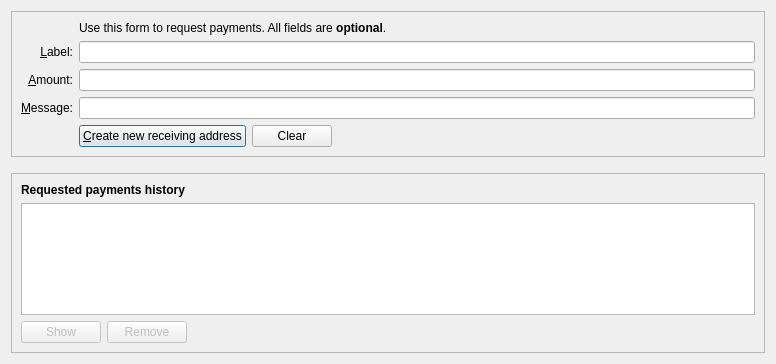
<?xml version="1.0" encoding="UTF-8"?>
<ui version="4.0">
 <class>ReceiveCoinsDialog</class>
 <widget class="QDialog" name="ReceiveCoinsDialog">
  <property name="geometry">
   <rect>
    <x>0</x>
    <y>0</y>
    <width>776</width>
    <height>364</height>
   </rect>
  </property>
  <layout class="QVBoxLayout" name="verticalLayout" stretch="0,0,1">
   <item>
    <widget class="QFrame" name="frame2">
     <property name="sizePolicy">
      <sizepolicy hsizetype="Preferred" vsizetype="Expanding">
       <horstretch>0</horstretch>
       <verstretch>0</verstretch>
      </sizepolicy>
     </property>
     <property name="frameShape">
      <enum>QFrame::StyledPanel</enum>
     </property>
     <property name="frameShadow">
      <enum>QFrame::Sunken</enum>
     </property>
     <layout class="QVBoxLayout" name="verticalLayout_3">
      <item>
       <layout class="QGridLayout" name="gridLayout">
        <item row="6" column="0">
         <widget class="QLabel" name="label_3">
          <property name="toolTip">
           <string>An optional message to attach to the payment request, which will be displayed when the request is opened. Note: The message will not be sent with the payment over the Mercatura network.</string>
          </property>
          <property name="text">
           <string>&amp;Message:</string>
          </property>
          <property name="alignment">
           <set>Qt::AlignRight|Qt::AlignTrailing|Qt::AlignVCenter</set>
          </property>
          <property name="buddy">
           <cstring>reqMessage</cstring>
          </property>
         </widget>
        </item>
        <item row="4" column="2">
         <widget class="QLineEdit" name="reqLabel">
          <property name="toolTip">
           <string>An optional label to associate with the new receiving address (used by you to identify an invoice).  It is also attached to the payment request.</string>
          </property>
         </widget>
        </item>
        <item row="6" column="2">
         <widget class="QLineEdit" name="reqMessage">
          <property name="toolTip">
           <string>An optional message that is attached to the payment request and may be displayed to the sender.</string>
          </property>
         </widget>
        </item>
        <item row="2" column="2">
         <widget class="QLabel" name="label_5">
          <property name="text">
           <string>Use this form to request payments. All fields are &lt;b&gt;optional&lt;/b&gt;.</string>
          </property>
         </widget>
        </item>
        <item row="4" column="0">
         <widget class="QLabel" name="label_2">
          <property name="toolTip">
           <string>An optional label to associate with the new receiving address.</string>
          </property>
          <property name="text">
           <string>&amp;Label:</string>
          </property>
          <property name="alignment">
           <set>Qt::AlignRight|Qt::AlignTrailing|Qt::AlignVCenter</set>
          </property>
          <property name="buddy">
           <cstring>reqLabel</cstring>
          </property>
         </widget>
        </item>
        <item row="5" column="0">
         <widget class="QLabel" name="label">
          <property name="toolTip">
           <string>An optional amount to request. Leave this empty or zero to not request a specific amount.</string>
          </property>
          <property name="text">
           <string>&amp;Amount:</string>
          </property>
          <property name="alignment">
           <set>Qt::AlignRight|Qt::AlignTrailing|Qt::AlignVCenter</set>
          </property>
          <property name="buddy">
           <cstring>reqAmount</cstring>
          </property>
         </widget>
        </item>
        <item row="5" column="2">
         <widget class="BitcoinAmountField" name="reqAmount">
          <property name="minimumSize">
           <size>
            <width>80</width>
            <height>0</height>
           </size>
          </property>
          <property name="toolTip">
           <string>An optional amount to request. Leave this empty or zero to not request a specific amount.</string>
          </property>
         </widget>
        </item>
        <item row="7" column="2">
         <layout class="QHBoxLayout" name="horizontalLayout">
          <item>
           <widget class="QPushButton" name="receiveButton">
            <property name="minimumSize">
             <size>
              <width>150</width>
              <height>0</height>
             </size>
            </property>
            <property name="text">
             <string>&amp;Create new receiving address</string>
            </property>
            <property name="icon">
             <iconset resource="../bitcoin.qrc">
              <normaloff>:/icons/receiving_addresses</normaloff>:/icons/receiving_addresses</iconset>
            </property>
            <property name="autoDefault">
             <bool>false</bool>
            </property>
            <property name="default">
             <bool>true</bool>
            </property>
           </widget>
          </item>
          <item>
           <widget class="QPushButton" name="clearButton">
            <property name="sizePolicy">
             <sizepolicy hsizetype="Minimum" vsizetype="Fixed">
              <horstretch>0</horstretch>
              <verstretch>0</verstretch>
             </sizepolicy>
            </property>
            <property name="toolTip">
             <string>Clear all fields of the form.</string>
            </property>
            <property name="text">
             <string>Clear</string>
            </property>
            <property name="icon">
             <iconset resource="../bitcoin.qrc">
              <normaloff>:/icons/remove</normaloff>:/icons/remove</iconset>
            </property>
            <property name="autoDefault">
             <bool>false</bool>
            </property>
           </widget>
          </item>
          <item>
           <spacer name="horizontalSpacer">
            <property name="orientation">
             <enum>Qt::Horizontal</enum>
            </property>
            <property name="sizeHint" stdset="0">
             <size>
              <width>40</width>
              <height>20</height>
             </size>
            </property>
           </spacer>
          </item>
         </layout>
        </item>
        <item row="7" column="0">
         <widget class="QLabel" name="label_7">
          <property name="text">
           <string/>
          </property>
         </widget>
        </item>
       </layout>
      </item>
     </layout>
    </widget>
   </item>
   <item>
    <spacer name="verticalSpacer_2">
     <property name="orientation">
      <enum>Qt::Vertical</enum>
     </property>
     <property name="sizeHint" stdset="0">
      <size>
       <width>20</width>
       <height>10</height>
      </size>
     </property>
    </spacer>
   </item>
   <item>
    <widget class="QFrame" name="frame">
     <property name="sizePolicy">
      <sizepolicy hsizetype="Preferred" vsizetype="Expanding">
       <horstretch>0</horstretch>
       <verstretch>0</verstretch>
      </sizepolicy>
     </property>
     <property name="frameShape">
      <enum>QFrame::StyledPanel</enum>
     </property>
     <property name="frameShadow">
      <enum>QFrame::Raised</enum>
     </property>
     <layout class="QVBoxLayout" name="verticalLayout_2">
      <item>
       <widget class="QLabel" name="label_6">
        <property name="font">
         <font>
          <weight>75</weight>
          <bold>true</bold>
         </font>
        </property>
        <property name="text">
         <string>Requested payments history</string>
        </property>
       </widget>
      </item>
      <item>
       <widget class="QTableView" name="recentRequestsView">
        <property name="contextMenuPolicy">
         <enum>Qt::CustomContextMenu</enum>
        </property>
        <property name="tabKeyNavigation">
         <bool>false</bool>
        </property>
        <property name="sortingEnabled">
         <bool>true</bool>
        </property>
       </widget>
      </item>
      <item>
       <layout class="QHBoxLayout" name="horizontalLayout_2">
        <item>
         <widget class="QPushButton" name="showRequestButton">
          <property name="enabled">
           <bool>false</bool>
          </property>
          <property name="toolTip">
           <string>Show the selected request (does the same as double clicking an entry)</string>
          </property>
          <property name="text">
           <string>Show</string>
          </property>
          <property name="icon">
           <iconset resource="../bitcoin.qrc">
            <normaloff>:/icons/edit</normaloff>:/icons/edit</iconset>
          </property>
          <property name="autoDefault">
           <bool>false</bool>
          </property>
         </widget>
        </item>
        <item>
         <widget class="QPushButton" name="removeRequestButton">
          <property name="enabled">
           <bool>false</bool>
          </property>
          <property name="toolTip">
           <string>Remove the selected entries from the list</string>
          </property>
          <property name="text">
           <string>Remove</string>
          </property>
          <property name="icon">
           <iconset resource="../bitcoin.qrc">
            <normaloff>:/icons/remove</normaloff>:/icons/remove</iconset>
          </property>
          <property name="autoDefault">
           <bool>false</bool>
          </property>
         </widget>
        </item>
        <item>
         <spacer name="horizontalSpacer_2">
          <property name="orientation">
           <enum>Qt::Horizontal</enum>
          </property>
          <property name="sizeHint" stdset="0">
           <size>
            <width>40</width>
            <height>20</height>
           </size>
          </property>
         </spacer>
        </item>
       </layout>
      </item>
     </layout>
    </widget>
   </item>
  </layout>
 </widget>
 <customwidgets>
  <customwidget>
   <class>BitcoinAmountField</class>
   <extends>QLineEdit</extends>
   <header>qt/bitcoinamountfield.h</header>
   <container>1</container>
  </customwidget>
 </customwidgets>
 <tabstops>
  <tabstop>reqLabel</tabstop>
  <tabstop>reqAmount</tabstop>
  <tabstop>reqMessage</tabstop>
  <tabstop>receiveButton</tabstop>
  <tabstop>clearButton</tabstop>
  <tabstop>recentRequestsView</tabstop>
  <tabstop>showRequestButton</tabstop>
  <tabstop>removeRequestButton</tabstop>
 </tabstops>
 <resources>
  <include location="../bitcoin.qrc"/>
 </resources>
 <connections/>
</ui>
